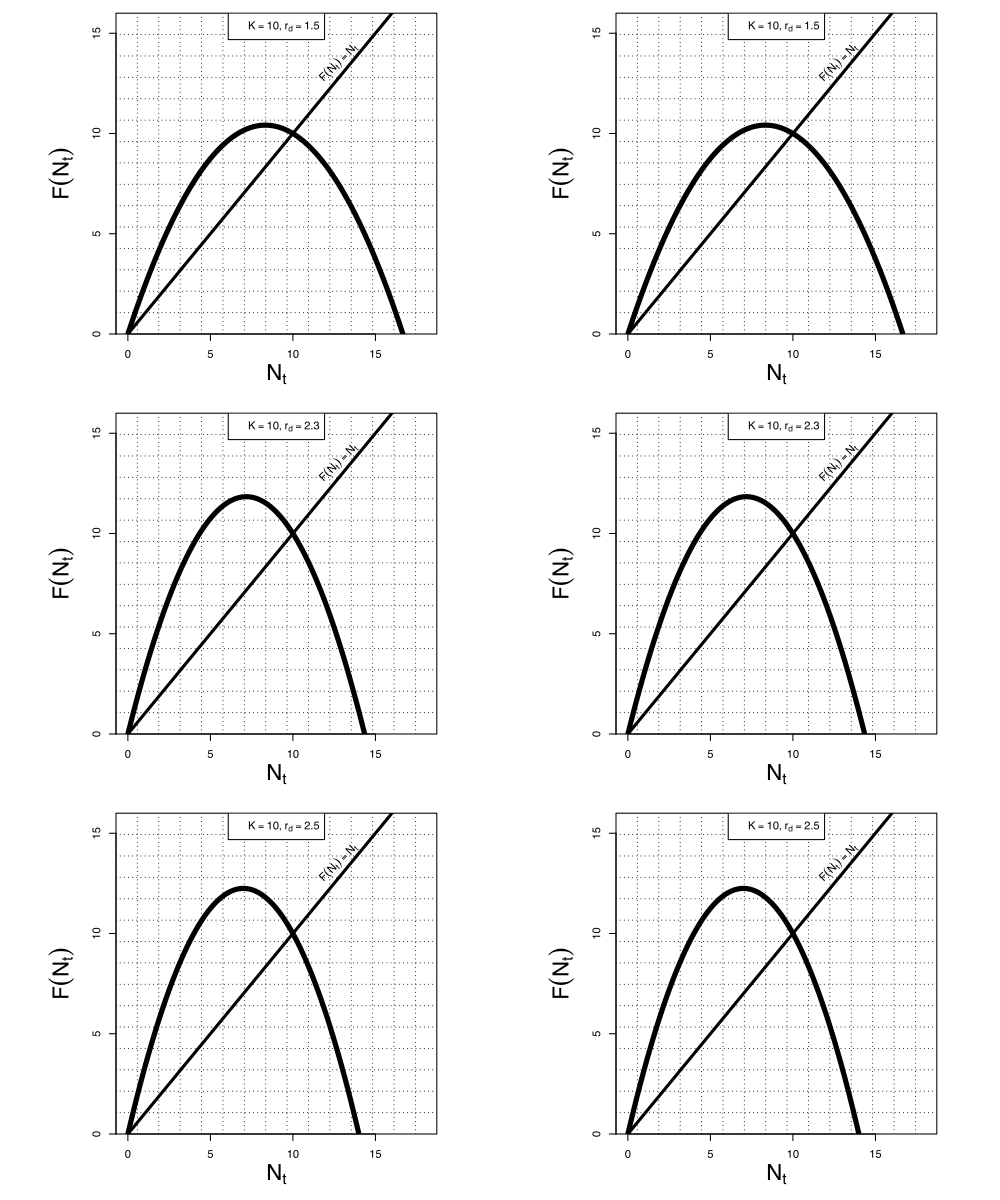

Reproduce this figure in R.


Dlogis <- function(N0 = 0.01,
                   K = 10,
                   T = 40,
                   rd) {
  N <- numeric()
  N[1] <- N0
  for (t in 1:T) {
    N[t + 1] <- N[t] + rd * (1 - N[t] / K) * N[t]
  }
  N
}
f <- function(x) {
  x + rd * (1 - x / K) * x
}

####################
K = 10
rd = 1.5

# quartz(width=6,height=6)
op <- par(
  pty = 's',
  yaxs = 'i',
  mar = c(5, 5, 1, 1),
  cex.lab = 2
)
curve(f, 0, 18, ylim = c(0, 16), lwd = 5)
abline(0, 1, lwd = 3)
text(13, 13, 'f(x)=x', srt = 45, pos = 3)
grid(15, 15, col = 'black')
legend('top',
       horiz = T,
       legend = bquote(list(K == .(K), r[d] == .(rd))),
       bg = 'white')
par(op)

# quartz(width=5,height=3)
op <- par(mar = c(5, 5, 1, 1))
out <- Dlogis(rd = 1.5)
plot(
  out,
  type = 'o',
  xlab = 'Time',
  ylab = 'N',
  ylim = c(0, 1.1 * max(out))
)
par(op)

####################
K = 10
rd = 2.3

# quartz(width=6,height=6)
op <- par(
  pty = 's',
  yaxs = 'i',
  mar = c(5, 5, 1, 1),
  cex.lab = 2
)
curve(f, 0, 18, ylim = c(0, 16), lwd = 5)
abline(0, 1, lwd = 3)
text(13, 13, 'f(x)=x', srt = 45, pos = 3)
grid(15, 15, col = 'black')
legend('top',
       horiz = T,
       legend = bquote(list(K == .(K), r[d] == .(rd))),
       bg = 'white')
par(op)

# quartz(width=5,height=3)
op <- par(mar = c(5, 5, 1, 1))
out <- Dlogis(rd = 2.3)
plot(
  out,
  type = 'o',
  xlab = 'Time',
  ylab = 'N',
  ylim = c(0, 1.1 * max(out))
)
par(op)

####################
K = 10
rd = 2.5

# quartz(width=6,height=6)
op <- par(
  pty = 's',
  yaxs = 'i',
  mar = c(5, 5, 1, 1),
  cex.lab = 2
)
curve(f, 0, 18, ylim = c(0, 16), lwd = 5)
abline(0, 1, lwd = 3)
text(13, 13, 'f(x)=x', srt = 45, pos = 3)
grid(15, 15, col = 'black')
legend('top',
       horiz = T,
       legend = bquote(list(K == .(K), r[d] == .(rd))),
       bg = 'white')
par(op)

# quartz(width=5,height=3)
op <- par(mar = c(5, 5, 1, 1))
out <- Dlogis(rd = 2.5)
plot(
  out,
  type = 'o',
  xlab = 'Time',
  ylab = 'N',
  ylim = c(0, 1.1 * max(out))
)
par(op)
#####################



pdf('RickerPlots.pdf', heigh = 12, width = 10)
par(
  mfcol = c(3, 2),
  pty = 's',
  yaxs = 'i',
  mar = c(5, 5, 1, 1),
  cex.lab = 2
)
for (i in 1:2) {
  for (rd in c(1.5, 2.3, 2.5)) {
    curve(f, 0, 18, ylim = c(0, 16), lwd = 5,
          xlab = expression(N[t]),
          ylab = expression(F(N[t])))
    abline(0, 1, lwd = 3)
    text(13, 13, expression(F(N[t])==N[t]), srt = 45, pos = 3)
    grid(15, 15, col = 'black')
    legend(
      'top',
      horiz = T,
      legend = bquote(list(K == .(K), r[d] == .(rd))),
      bg = 'white'
    )
  }
}
dev.off()
